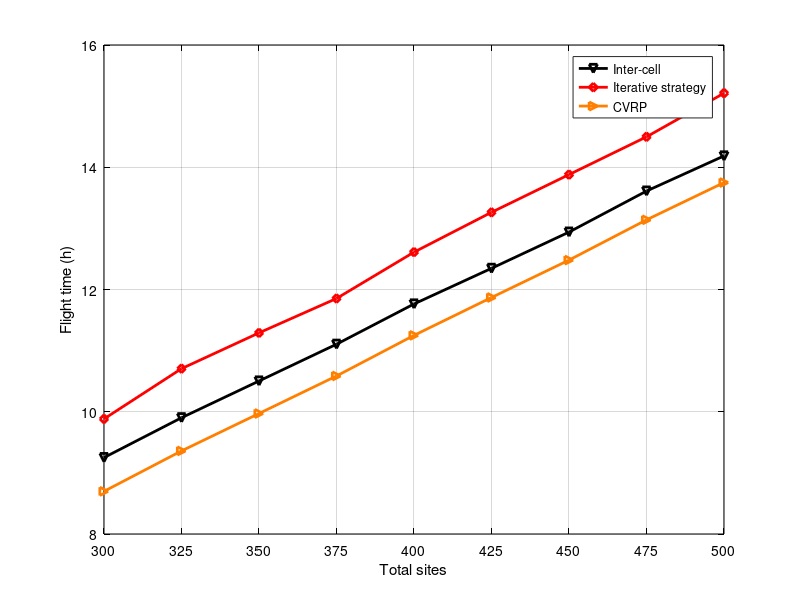

Reproduce this figure in MATLAB. (Note: this script raises an error after producing the figure.)
x = [300 325 350 375 400 425 450 475 500];
y1 = [8.71906	9.47039	10.0483	10.6537	11.3627	12.052	12.5888	13.2652	13.8919]; % global tsp
y2 = [3.41307	4.45627	5.33061	6.08049	7.27282]; % local tsp
y3 = [9.88282	10.7049	11.2905	11.8529	12.6111	13.2629	13.8798	14.4977	15.2114]; % iterative
y4 = [9.25007	9.90207	10.5031	11.1047	11.7633	12.3464	12.9393	13.6106	14.1853]; % inter-cell
y5 = [9.49767	10.3811	11.2792	12.1861	12.97	13.8684	14.6991	15.7006	16.5647];% GELSGA
y6 = [8.69793	9.35923	9.97129	10.5852	11.2496	11.8691	12.4812	13.1394	13.7493]; %CVRP
close all;
figure1 = figure;
% Create axes
axes1 = axes('Parent',figure1);
plot(x,y4,'-kv', 'LineWidth',2);
hold on;
grid on;
% plot(x,y2,'-bs', 'LineWidth',2);
plot(x,y3,'-rd', 'LineWidth',2);
% plot(x,y1,'-mo', 'LineWidth',2);
% plot(x,y5,'-x','Color',[0 0.4 0], 'LineWidth',2);
plot(x,y6,'->','Color',[1 0.5 0], 'LineWidth',2);
xlabel('Total sites');
ylabel('Flight time (h)');
legend('Inter-cell','Iterative strategy', 'CVRP');
set(axes1,'XColor',[0 0 0],'YColor',[0 0 0]);
xticks([300 325 350 375 400 425 450 475 500]);
xlim([300 500]);
ytickformat('%,4.4g');
xtickformat('%,4.4g');
hold off;